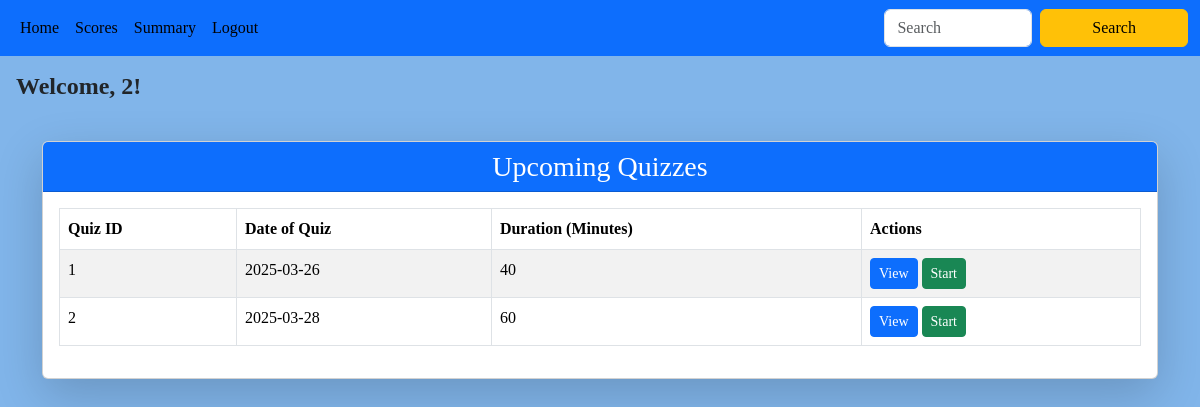
/user/2, run on the app's committed database.
### backend/models.py (models this page shows)
class Quiz(db.Model):
    __tablename__ = "quiz"
    id = db.Column(db.Integer, primary_key=True)
    date_of_quiz = db.Column(db.Date, nullable=False)
    time_duration_minutes = db.Column(db.Integer, nullable=False)
    chapter_id = db.Column(db.Integer, db.ForeignKey("chapter.id"), nullable=False, index=True)
    remark = db.Column(db.String(), nullable=True ,default="No remark")
    questions = db.relationship("Question", cascade="all,delete-orphan", backref="quiz", lazy=True)
    scores = db.relationship("Score", cascade="all,delete-orphan", backref="quiz", lazy=True)

### backend/controller.py (the view)
@app.route("/user/<id>")
def user_dashboard(id):
    msg = request.args.get('msg')
    quizzes=get_quiz()
    return render_template("user.html",id=id,quizzes=quizzes,msg=msg)

### backend/controller.py (called while the page is built)
def get_quiz():
    quizzes=Quiz.query.all()
    return quizzes

### templates/user.html (shortened to what this page needs)
{% extends "user_layout.html" %}
{% block content %}
    <h4 class="p-3" style="font-family: 'Times New Roman', Times, serif; font-weight: bold;">
        Welcome, {{ id }}!
    </h4>
   <div class="container mt-4">
    {% if quizzes %}
        <div class="card shadow-lg">
            <div class="card-header text-center bg-primary text-white">
                <h3 class="card-title mb-0">Upcoming Quizzes</h3>
            </div>
            <div class="card-body">
                <div class="table-responsive">
                    <table class="table table-bordered table-striped">
                        <thead class="thead-dark">
                            <tr>
                                <th>Quiz ID</th>
                                <th>Date of Quiz</th>
                                <th>Duration (Minutes)</th>
                                <th>Actions</th>
                            </tr>
                        </thead>
                        <tbody>
                            {% for quiz in quizzes %}
                            <tr>
                                <td>{{ quiz.id }}</td>
                                <td>{{ quiz.date_of_quiz }}</td>
                                <td>{{ quiz.time_duration_minutes }}</td>
                                <td>
                                    <a href="/view_quiz/{{quiz.chapter_id}}/{{id}}" class="btn btn-sm btn-primary">View</a>
                                    <a href="/start_quiz/{{quiz.id}}/{{id}}" class="btn btn-sm btn-success">Start</a>
                                </td>
                            </tr>
                            {% endfor %}
                    </table>
            </div>
        </div>
    {% else %}
        <div class="alert alert-info text-center mt-4">
            <h5>No upcoming quizzes available.</h5>
        </div>
    {% endif %}
   </div>
{% endblock %}

### static/main.css (style rules this page uses)
body { margin: 0; padding: 0; font-family:Georgia, 'Times New Roman', Times, serif; background-color: #81b5ea; }
.table th, .table td { white-space: nowrap; }

### data on the page
Quiz: id "1", date_of_quiz "2025-03-26", time_duration_minutes "40"
Quiz: id "2", date_of_quiz "2025-03-28", time_duration_minutes "60"

### other printed values
{{ id }} "2"
